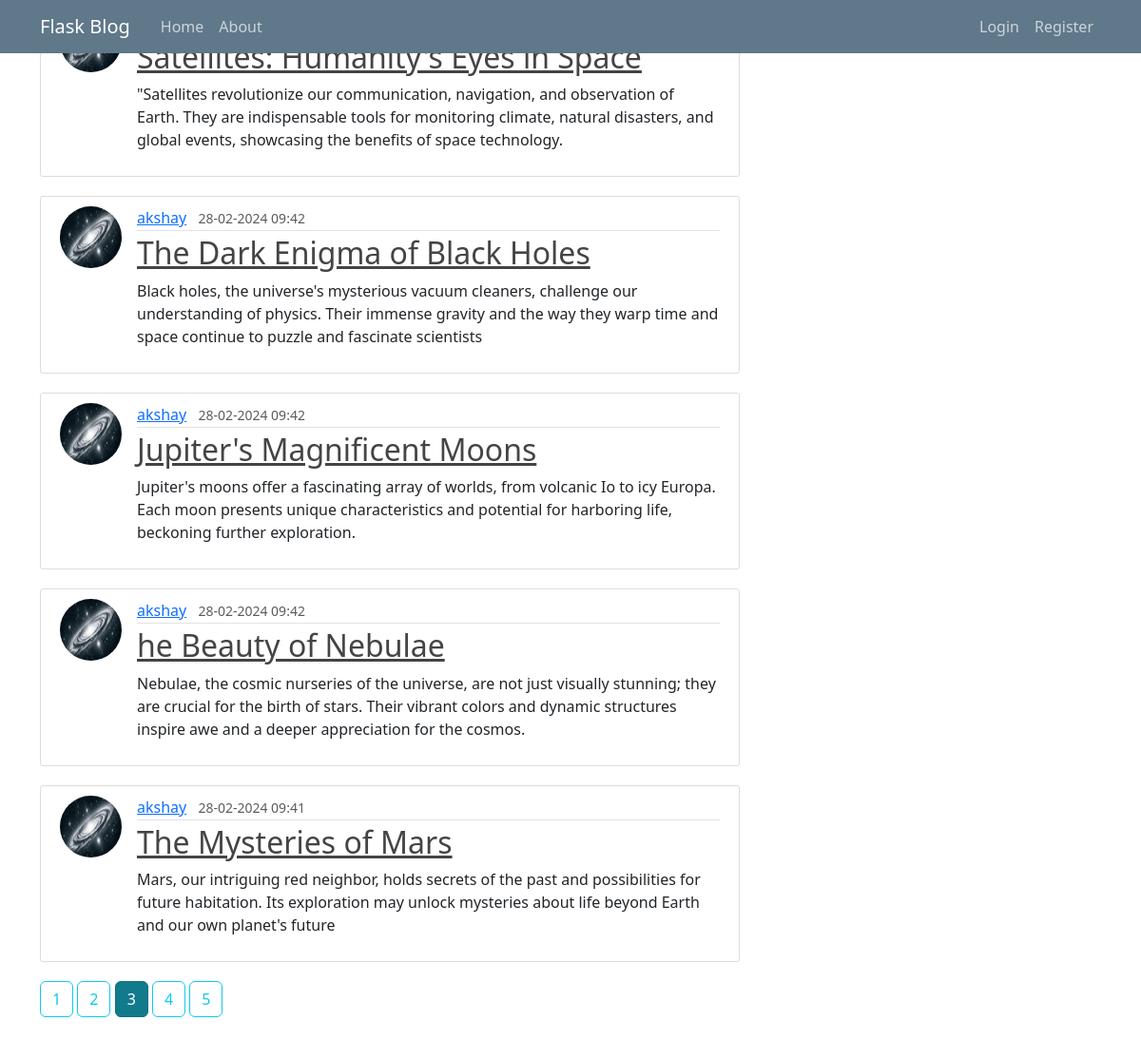
/?page=3, run on the app's committed database.
### app/models.py (models this page shows, shortened)
class Posts(db.Model):
    id = db.Column(db.Integer, primary_key=True)
    title = db.Column(db.String(20), nullable=False)
    date_posted = db.Column(db.DateTime, nullable=False, default=datetime.utcnow)
    content = db.Column(db.Text, nullable=False)
    user_id = db.Column(db.Integer, db.ForeignKey('user.id'),nullable=False)

class User(db.Model, UserMixin):
    id = db.Column(db.Integer, primary_key=True)
    username: str = db.Column(db.String(20), unique=True, nullable=False)
    email: str = db.Column(db.String(120), unique=True, nullable=False)
    image_file: str = db.Column(db.String(120), nullable=False, default='default.jpg')
    password = db.Column(db.String(60), nullable=False)
    posts = db.relationship('Posts',
                            backref='author', lazy=True)

### app/main/routes.py (the view)
@main.route("/home")
@main.route("/")
def home():
    page = request.args.get('page', 1, type = int)
    posts = Posts.query.order_by(Posts.date_posted.desc()).paginate(page = page, per_page=5)
    return render_template('home.html', posts=posts) # type: ignore

### app/templates/home.html
{% extends "layout.html" %}
{% block content %}
    {% for post in posts.items %}
        <article class="media content-section">
            <img class="rounded-circle article-img" src="{{ url_for('static', filename='profile-pictures/' ~ post.author.image_file) }}">
          <div class="media-body">
            <div class="article-metadata">
              <a class="mr-2" href="{{ url_for('users.user_post', username=post.author.username)}}">{{ post.author.username }}</a>
              <small class="text-muted">{{ post.date_posted.strftime('%d-%m-%Y %H:%M') }}</small>
            </div>
            <h2><a class="article-title" href="{{ url_for('posts.post', post_id=post.id) }}">{{ post.title }}</a></h2>
            <p class="article-content">{{ post.content }}</p>
          </div>
        </article>
    {% endfor %}
    {% for page_num in posts.iter_pages(left_edge=1, right_edge=1, left_current=1, right_current=2) %}
        {% if page_num %}
            {% if posts.page == page_num %}
                <a class="btn btn-info active mb-4" href="{{ url_for('main.home', page=page_num) }}">{{ page_num }}</a>
            {% else %}
            <a class="btn btn-outline-info mb-4" href="{{ url_for('main.home', page=page_num) }}">{{ page_num }}</a>
            {% endif %}
        {% else %}
            ...
        {% endif %}
    {% endfor %}
{% endblock content %}

### app/static/main.css (style rules this page uses)
body { background: #fafafa; color: #333333; margin-top: 5rem; }
h1, h2, h3, h4, h5, h6 { color: #444444; }
.content-section { background: #ffffff; padding: 10px 20px; border: 1px solid #dddddd; border-radius: 3px; margin-bottom: 20px; }
.article-title { color: #444444; }
.article-content { white-space: pre-line; }
.article-img { height: 65px; width: 65px; margin-right: 16px; }
.article-metadata { padding-bottom: 1px; margin-bottom: 4px; border-bottom: 1px solid #e3e3e3 }

### data on the page
Posts: title "Satellites: Humanity's Eyes in Space", content "\"Satellites revolutionize our communication, navigation, and observation of Earth. They are indispensable tools for monitoring climate, natural disasters, and global events, showcasing the benefits of space technology."
Posts: image_file (picture), author.username "akshay", date_posted "28-02-2024 09:42", title "The Dark Enigma of Black Holes", content "Black holes, the universe's mysterious vacuum cleaners, challenge our understanding of physics. Their immense gravity and the way they warp time and space continue to puzzle and fascinate scientists"
Posts: image_file (picture), author.username "akshay", date_posted "28-02-2024 09:42", title "Jupiter's Magnificent Moons", content "Jupiter's moons offer a fascinating array of worlds, from volcanic Io to icy Europa. Each moon presents unique characteristics and potential for harboring life, beckoning further exploration."
Posts: image_file (picture), author.username "akshay", date_posted "28-02-2024 09:42", title "he Beauty of Nebulae", content "Nebulae, the cosmic nurseries of the universe, are not just visually stunning; they are crucial for the birth of stars. Their vibrant colors and dynamic structures inspire awe and a deeper appreciation for the cosmos."
Posts: image_file (picture), author.username "akshay", date_posted "28-02-2024 09:41", title "The Mysteries of Mars", content "Mars, our intriguing red neighbor, holds secrets of the past and possibilities for future habitation. Its exploration may unlock mysteries about life beyond Earth and our own planet's future"

### other printed values
{{ page_num }} "1" "2" "4" "5"
{{ page_num }} "3"
